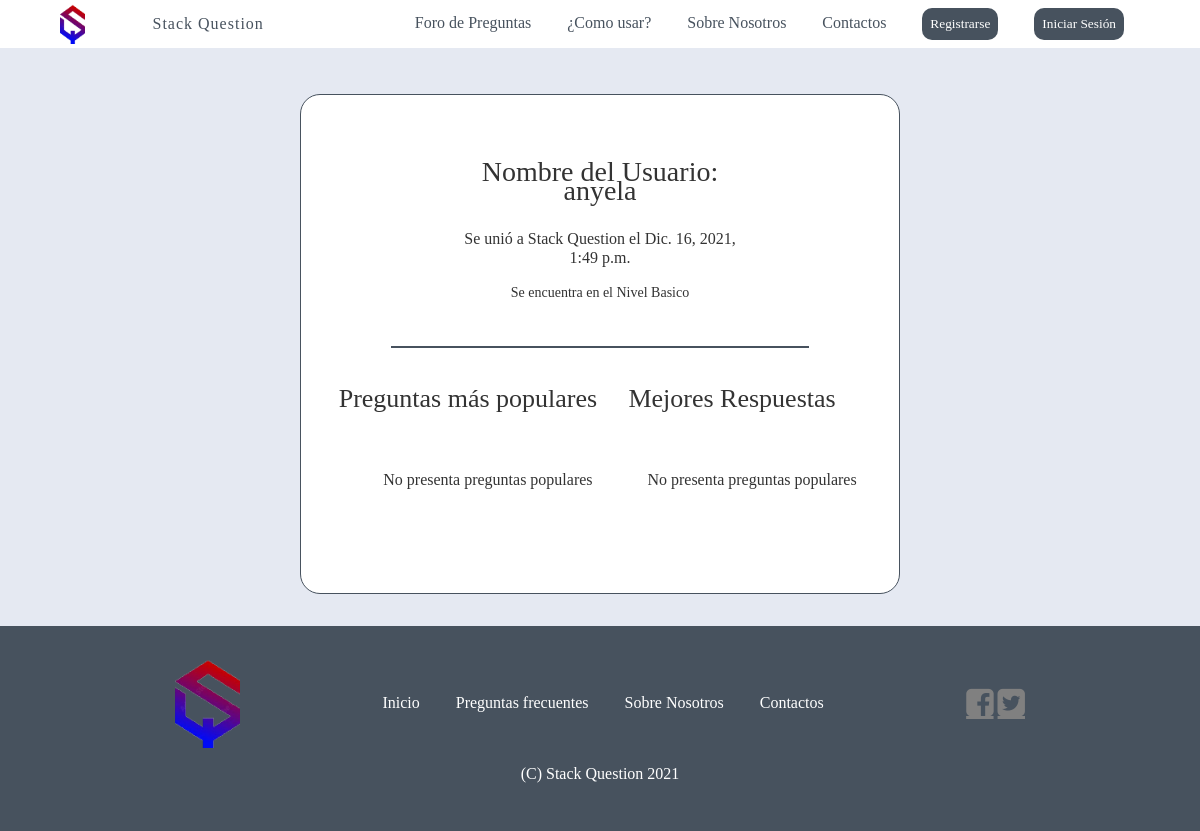
Screenshot of /usuario/?usuario=3 with the database file from the repository.
### usuarios/models.py (models this page shows, shortened)
class Usuario(models.Model):
    id = models.AutoField(primary_key=True)
    nombre = models.CharField(max_length = 50, null = True)
    usuario = models.CharField(max_length = 100, null = True)
    contrasenia = models.CharField(max_length = 255, null = True)
    correo = models.CharField(max_length = 100, null = True)
    celular = models.CharField(max_length = 20, null = True)
    pais = models.CharField(max_length = 50, null = True)
    fecha_de_nacimiento = models.DateTimeField(blank = True, null = True)
    nivel = models.ForeignKey (Nivel, on_delete = models.CASCADE, null = True)
    num_resp_confiables=models.IntegerField(null=True)
    fecha_de_creacion = models.DateTimeField(blank = True, null = True)
    fecha_de_modificacion = models.DateTimeField(blank = True, null = True)
    estado = models.BooleanField(null = True)

class Nivel(models.Model):
    id = models.AutoField(primary_key=True)
    nombre = models.CharField(max_length = 255, null = True)
    fecha_de_creacion = models.DateTimeField(blank = True, null = True)
    fecha_de_modificacion = models.DateTimeField(blank = True, null = True)
    estado = models.BooleanField(null = True)
    def __str__(self):
        return self.nombre

### usuarios/views.py (the view)
# urls.py: url(r'^usuario/$',vu.informacion_Usuario),
def informacion_Usuario(request):
    if not (request.GET.get("usuario","")):
        return HttpResponse("Usuario no encontrado")
    elif not (usuarios.Usuario.objects.filter(id=request.GET.get("usuario","")).exists()):
        return HttpResponse("Usuario no encontrado")
    usuario=usuarios.Usuario.objects.get(id=request.GET.get("usuario",""))
    respuestas=list(usuarios.Respuesta.objects.filter(usuario_id=request.GET.get("usuario",""),confiabilidad_id=2))
    preguntas=[]
    for respuesta in respuestas:
        preguntas.append(usuarios.Pregunta.objects.get(id=respuesta.pregunta_id))
    if usuarios.Nivel.objects.filter(id=usuario.nivel_id).exists():
        nivel=usuarios.Nivel.objects.get(id=usuario.nivel_id)
    else:
        nivel = "Basico"
    return render(request,"usuario.html",{"usuario":usuario,"respuestas":respuestas,"preguntas":preguntas,"nivel":nivel})

### templates/usuario.html (shortened to what this page needs)
{% extends 'base/base.html' %}
    {% block content %}
    {% load static %}
    <div class="usuario-perfil2">
        <div class="usuario-per-con">
            <div class="usuario-info">
                <br>
                <p style="font-size: 28px;">Nombre del Usuario: {{usuario.usuario}}</p>
                <p style="font-size: 16px;">Se unió a Stack Question el {{usuario.fecha_de_creacion}}</p>
                {%if nivel%}
                <p style="font-size: 14px;">Se encuentra en el Nivel {{nivel}}</p>
                {%else%}
                <p style="font-size: 14px;">No presenta Nivel</p>
                {%endif%}
            </div>
            <hr size="2px" width="70%" text-align="center" color="#47525E" />
            <div class="pre-res">
                <div class="usuario-container">
                    <div class="usuario-con-izq">
                        <p>Preguntas más populares</p><br>
                        <ul>
                            {%if preguntas%}
                            {%for pregunta in preguntas%}
                            <li><a href="/pregunta/?id={{pregunta.id}}">{{pregunta.enunciado}}</a></li>
                            {%endfor%}
                            {%else%}
                            <span>No presenta preguntas populares</span><br>
                            {%endif%}
                        </ul>
                    </div>
                    <div class="usuario-con-der">
                        <p>Mejores Respuestas</p><br>
                        <ul>
                            {%if respuestas%}
                            {%for respuesta in respuestas%}
                            <li><a href="/pregunta/?id={{respuesta.id}}">{{respuesta.contenido}}</a></li>
                            {%endfor%}
                            {%else%}
                            <span>No presenta preguntas populares</span><br>
                            {%endif%}
                        </ul>
                    </div>
                </div>
            </div>
        </div>
    </div>
    {% endblock %}

### static/css/estilos.css (style rules this page uses)
body { font-family: Georgia, 'Times New Roman', Times, serif; color: #333; font-size: 1rem; line-height: 1.2em; margin: 0; }
* { box-sizing: border-box }
.usuario-perfil2 { width: 50%; margin-right: 25%; margin-left: 25%; margin-top: 30px; min-height: 500px; height: auto; background: white; border-radius: 20px 20px 20px 20px; border: #47525E 1px solid; }
.usuario-per-con { flex-direction: column; display: flex; text-align: center; margin-top: 20px; }
.usuario-info { width:50%; height:10%; margin-left:25%; margin-right: 25%; text-align: center; align-items: center; }
.pre-res { width: 90%; margin-left: 5%; margin-right: 5%; display: flex; flex-direction: row; }
.usuario-container { width: 100%; height: auto; margin: 5px; display: flex; flex-direction: row; }
.usuario-container .usuario-con-izq { width: 50%; margin :2px; }
.usuario-container .usuario-con-der { width: 50%; margin :2px; }
.usuario-con-der p, .usuario-con-izq p { font-size: 26px; }

### templates/base/base.html (style rules this page uses)
hr { margin-top:30px; }
body { top: 0 !important; }

### rows the page displays
Usuario: usuario "anyela", fecha_de_creacion "Dic. 16, 2021, 1:49 p.m."
Nivel: nombre "Basico"
